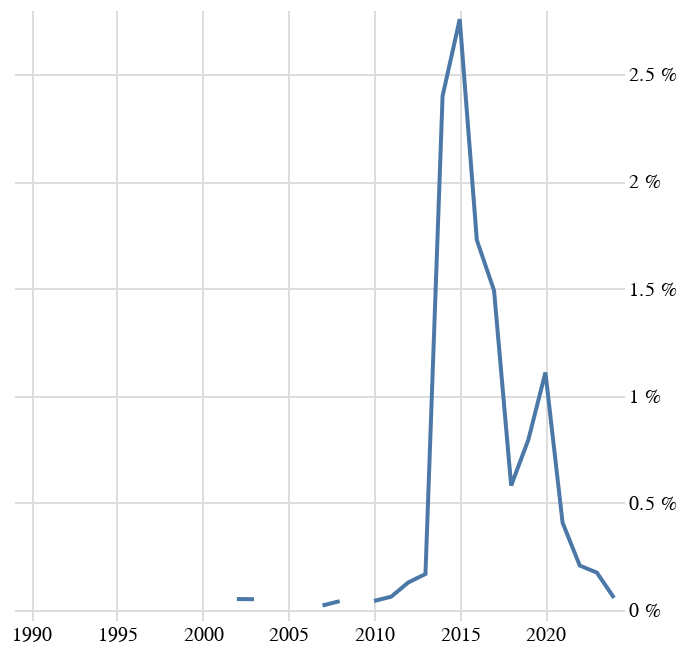

Source (notebook cell):
### Code cell
grafik('CD-ROM')

### Figure 1 — Vega-Lite specification as saved in the notebook (floating-point values rounded to 4 significant figures)
{"config": {"title": {"font": "Noticia Text", "fontSize": 14, "anchor": "start", "lineHeight": 21, "fontWeight": "bolder", "subtitleFont": "Noticia Text", "subtitleFontSize": 12, "subtitlePadding": 12, "dy": -12}, "axis": {"labelFont": "Asap", "titleFont": "Asap", "fontWeight": "lighter", "titleFontWeight": "lighter", "labelFontSize": 10, "titleFontSize": 10, "labelPadding": 2, "titlePadding": 10, "domainOpacity": 0, "tickColor": "#DCDDD6"}, "legend": {"labelFont": "Asap", "labelFontWeight": "normal", "titleFont": "Asap", "titleFontWeight": "normal", "labelFontSize": 10, "titleFontSize": 10}, "view": {"stroke": "transparent"}}, "data": {"name": "data-f03bc43425a13f7d74cb0279fdf1e8c4"}, "mark": {"type": "line"}, "encoding": {"x": {"axis": {"title": null}, "field": "rok", "type": "temporal"}, "y": {"axis": {"domainOpacity": 0, "labelExpr": "datum.label * 100 + ' %'", "orient": "right", "tickColor": "#DCDDD6", "title": null}, "field": "podil", "type": "quantitative"}}, "$schema": "https://vega.github.io/schema/vega-lite/v5.8.0.json", "datasets": {"data-f03bc43425a13f7d74cb0279fdf1e8c4": [{"pocet": null, "rok": "1989-01-01T00:00:00", "len_right": 3114, "podil": null, "zanr": "CD-ROM"}, {"pocet": null, "rok": "1990-01-01T00:00:00", "len_right": 3219, "podil": null, "zanr": "CD-ROM"}, {"pocet": null, "rok": "1991-01-01T00:00:00", "len_right": 3599, "podil": null, "zanr": "CD-ROM"}, {"pocet": null, "rok": "1992-01-01T00:00:00", "len_right": 4450, "podil": null, "zanr": "CD-ROM"}, {"pocet": null, "rok": "1993-01-01T00:00:00", "len_right": 5949, "podil": null, "zanr": "CD-ROM"}, {"pocet": null, "rok": "1994-01-01T00:00:00", "len_right": 6066, "podil": null, "zanr": "CD-ROM"}, {"pocet": null, "rok": "1995-01-01T00:00:00", "len_right": 6783, "podil": null, "zanr": "CD-ROM"}, {"pocet": null, "rok": "1996-01-01T00:00:00", "len_right": 7011, "podil": null, "zanr": "CD-ROM"}, {"pocet": null, "rok": "1997-01-01T00:00:00", "len_right": 7394, "podil": null, "zanr": "CD-ROM"}, {"pocet": null, "rok": "1998-01-01T00:00:00", "len_right": 7207, "podil": null, "zanr": "CD-ROM"}, {"pocet": null, "rok": "1999-01-01T00:00:00", "len_right": 7427, "podil": null, "zanr": "CD-ROM"}, {"pocet": 2.0, "rok": "2000-01-01T00:00:00", "len_right": 7627, "podil": 0.0002622, "zanr": "CD-ROM"}, {"pocet": null, "rok": "2001-01-01T00:00:00", "len_right": 7757, "podil": null, "zanr": "CD-ROM"}, {"pocet": 4.0, "rok": "2002-01-01T00:00:00", "len_right": 7774, "podil": 0.0005145, "zanr": "CD-ROM"}, {"pocet": 4.0, "rok": "2003-01-01T00:00:00", "len_right": 8037, "podil": 0.0004977, "zanr": "CD-ROM"}, {"pocet": null, "rok": "2004-01-01T00:00:00", "len_right": 8475, "podil": null, "zanr": "CD-ROM"}, {"pocet": 1.0, "rok": "2005-01-01T00:00:00", "len_right": 8788, "podil": 0.0001138, "zanr": "CD-ROM"}, {"pocet": null, "rok": "2006-01-01T00:00:00", "len_right": 9214, "podil": null, "zanr": "CD-ROM"}, {"pocet": 2.0, "rok": "2007-01-01T00:00:00", "len_right": 9444, "podil": 0.0002118, "zanr": "CD-ROM"}, {"pocet": 4.0, "rok": "2008-01-01T00:00:00", "len_right": 9641, "podil": 0.0004149, "zanr": "CD-ROM"}, {"pocet": null, "rok": "2009-01-01T00:00:00", "len_right": 9229, "podil": null, "zanr": "CD-ROM"}, {"pocet": 4.0, "rok": "2010-01-01T00:00:00", "len_right": 9537, "podil": 0.0004194, "zanr": "CD-ROM"}, {"pocet": 6.0, "rok": "2011-01-01T00:00:00", "len_right": 9651, "podil": 0.0006217, "zanr": "CD-ROM"}, {"pocet": 12.0, "rok": "2012-01-01T00:00:00", "len_right": 9342, "podil": 0.001285, "zanr": "CD-ROM"}, {"pocet": 16.0, "rok": "2013-01-01T00:00:00", "len_right": 9539, "podil": 0.001677, "zanr": "CD-ROM"}, {"pocet": 230.0, "rok": "2014-01-01T00:00:00", "len_right": 9588, "podil": 0.02399, "zanr": "CD-ROM"}, {"pocet": 272.0, "rok": "2015-01-01T00:00:00", "len_right": 9866, "podil": 0.02757, "zanr": "CD-ROM"}, {"pocet": 162.0, "rok": "2016-01-01T00:00:00", "len_right": 9384, "podil": 0.01726, "zanr": "CD-ROM"}, {"pocet": 140.0, "rok": "2017-01-01T00:00:00", "len_right": 9388, "podil": 0.01491, "zanr": "CD-ROM"}, {"pocet": 56.0, "rok": "2018-01-01T00:00:00", "len_right": 9636, "podil": 0.005812, "zanr": "CD-ROM"}, {"pocet": 74.0, "rok": "2019-01-01T00:00:00", "len_right": 9326, "podil": 0.007935, "zanr": "CD-ROM"}, {"pocet": 98.0, "rok": "2020-01-01T00:00:00", "len_right": 8842, "podil": 0.01108, "zanr": "CD-ROM"}, {"pocet": 36.0, "rok": "2021-01-01T00:00:00", "len_right": 8852, "podil": 0.004067, "zanr": "CD-ROM"}, {"pocet": 18.0, "rok": "2022-01-01T00:00:00", "len_right": 8680, "podil": 0.002074, "zanr": "CD-ROM"}, {"pocet": 14.0, "rok": "2023-01-01T00:00:00", "len_right": 8048, "podil": 0.00174, "zanr": "CD-ROM"}, {"pocet": 4.0, "rok": "2024-01-01T00:00:00", "len_right": 7068, "podil": 0.0005659, "zanr": "CD-ROM"}]}}
